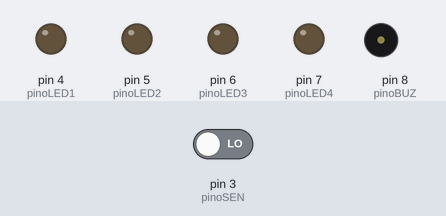
A sketch run on a simulated Arduino Uno, built with avr-gcc and run on an emulated ATmega328P. Shown: output pins drawn as LEDs (lit = HIGH), buzzer (waves = sounding, pin HIGH). Dashed ring = blinking. The inputs (shaded band) are chosen by the test bench; at power-on: pin 3 (pinoSEN) LOW.

Above: at 1.2 s.
1.3 s: pin 3 (pinoSEN) driven HIGH
At 1.7 s:
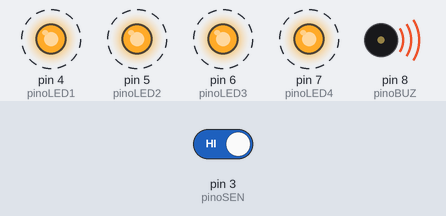
4.3 s: pin 3 (pinoSEN) driven LOW
At 5.5 s:
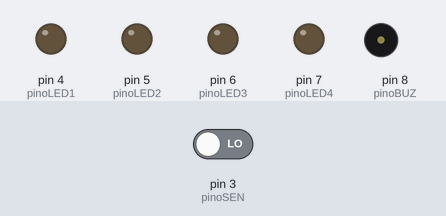
Timing chart, 0 to 7.3 s (numbered marks = the images above; inputs shaded):
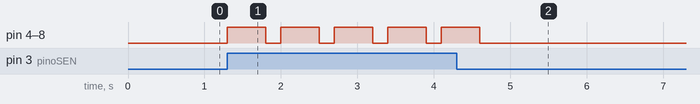

Measured:
- after the input at 1.3 s, pin 4 (pinoLED1), pin 5 (pinoLED2), pin 6 (pinoLED3), pin 7 (pinoLED4), pin 8 (pinoBUZ): alternates HIGH for 0.50 s and LOW for 0.20 s, starting at once
- after the input at 4.3 s, pin 4 (pinoLED1), pin 5 (pinoLED2), pin 6 (pinoLED3), pin 7 (pinoLED4), pin 8 (pinoBUZ): goes on until 4.6 s, then stays LOW

The sketch:

Sensor_de_Movimento.ino
```cpp
const int pinoSEN = 3; //PINO DIGITAL UTILIZADO PELO SENSOR DE PRESENÇA
const int pinoLED1 = 4; //PINO DIGITAL UTILIZADO PELO LED 1
const int pinoLED2 = 5; // PINO DIGITAL UTILIZADO PELO LED 2
const int pinoLED3 = 6; // PINO DIGITAL UTILIZADO PELO LED 3
const int pinoLED4 = 7; // PINO DIGITAL UTILIZADO PELO LED 4
const int pinoBUZ = 8; // PINO DIGITAL UTILIZADO PELO BUZZER

void setup(){
  pinMode(pinoLED1, OUTPUT); //DEFINE O PINO COMO SAÍDA
  pinMode(pinoLED2, OUTPUT); //DEFINE O PINO COMO SAÍDA
  pinMode(pinoLED3, OUTPUT); //DEFINE O PINO COMO SAÍDA
  pinMode(pinoLED4, OUTPUT); //DEFINE O PINO COMO SAÍDA
  pinMode(pinoBUZ, OUTPUT); //DEFINE O PINO COMO SAÍDA
  pinMode(pinoSEN, INPUT); //DEFINE O PINO COMO ENTRADA
}
void loop(){

  if(digitalRead(pinoSEN) == HIGH){ //SE A LEITURA DO PINO FOR IGUAL A HIGH, FAZ
    digitalWrite(pinoLED1, HIGH); //ACENDE O LED 1
    digitalWrite(pinoLED2, HIGH); //ACENDE O LED 2
    digitalWrite(pinoLED3, HIGH); //ACENDE O LED 3
    digitalWrite(pinoLED4, HIGH); //ACENDE O LED 4
    digitalWrite(pinoBUZ, HIGH); //LIGA O BUZZER
    delay(500);
    digitalWrite(pinoLED1, LOW); //APAGA O LED 1
    digitalWrite(pinoLED2, LOW); //APAGA O LED 2
    digitalWrite(pinoLED3, LOW); //APAGA O LED 3
    digitalWrite(pinoLED4, LOW); //APAGA O LED 4
    digitalWrite(pinoBUZ, LOW), //DESLIGA O BUZZZER
    delay(200);
    digitalWrite(pinoLED1, HIGH); //ACENDE O LED 1
    digitalWrite(pinoLED2, HIGH); //ACENDE O LED 2
    digitalWrite(pinoLED3, HIGH); //ACENDE O LED 3
    digitalWrite(pinoLED4, HIGH); //ACENDE O LED 4
    digitalWrite(pinoBUZ, HIGH); //LIGA O BUZZER
  }

  else {//SENÃO, FAZ
    digitalWrite(pinoLED1, LOW); //APAGA O LED 1
    digitalWrite(pinoLED2, LOW); //APAGA O LED 2
    digitalWrite(pinoLED3, LOW); //APAGA O LED 3
    digitalWrite(pinoLED4, LOW); //APAGA O LED 4
    digitalWrite(pinoBUZ, LOW); //DESLIGA O BUZZER
  }
}
```
